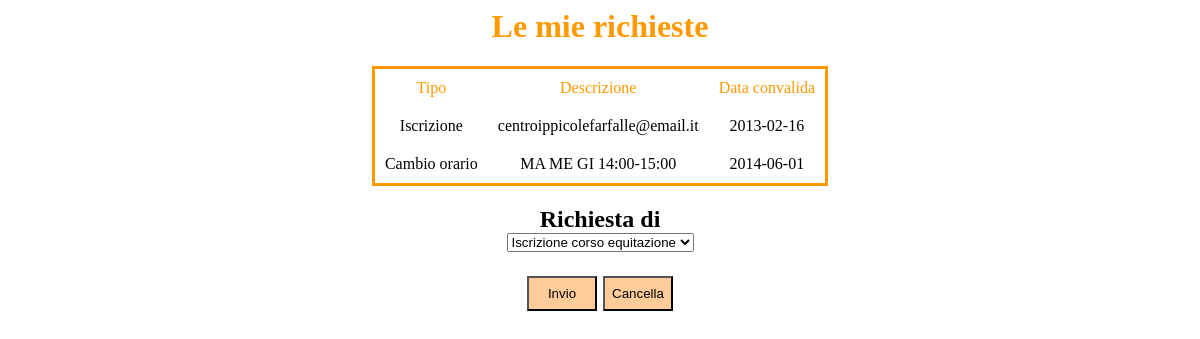
The app's page /richieste.php (signed in) with its own data.
### tables this page shows
CREATE TABLE `Richieste` (
	`CodRichiesta` INT AUTO_INCREMENT,
	`TipoRichiesta` VARCHAR(40) NOT NULL,
	`Descrizione` VARCHAR(40) NOT NULL,
	`CodUtente` CHAR(16) NOT NULL,
	`CodAmm` CHAR(16),
	`DataConvalida` DATE,
	PRIMARY KEY(CodRichiesta),
	FOREIGN KEY(CodUtente) REFERENCES UtentiRegistrati(CodiceFiscale) ON DELETE CASCADE,
	FOREIGN KEY(CodAmm) REFERENCES Amministratori(CodAmm)
	);

### richieste.php (the view, shortened to what this page needs)
<html>
	<body>
		<div id="centrale">
			<h1 class="head">Le mie richieste</h1>
			<?php
				require("connect.php");
				$codfiscale=$_SESSION['utente'];
				$permessi=$_SESSION['permessi'];
				if ($permessi=="agonistici" or $permessi="mezzafida" or $permessi=="allievi" or $permessi=="stallieri" or $permessi=="istruttori"){
					$s="SELECT TipoRichiesta,Descrizione, CodAmm, DataConvalida FROM Richieste WHERE CodUtente='".$codfiscale."';";
					$result=mysqli_query($conn,$s);
					if (mysqli_num_rows($result)==0){
						echo "Non hai nessuna richiesta!";
					}else{
			?>
						<p>
						<table border="1" align="center">
						<tr>
							<td style="color: #FF9900;"><center>Tipo</center></td>
							<td style="color: #FF9900;"><center>Descrizione</center></td>
							<td style="color: #FF9900;"><center>Data convalida</center></td>
						</tr>
			<?php
						while($row=mysqli_fetch_array($result)){
							echo "<tr>";
								echo "<td><center>".$row['TipoRichiesta']."</center></td>";
								echo "<td><center>".$row['Descrizione']."</center></td>";
								if ($row['DataConvalida']!=""){
									echo "<td><center>".$row['DataConvalida']."</center></td>";
								}else if($row['DataConvalida']=="" && $row['CodAmm']==""){
									echo "<td><center>In attesa</center></td>";
								}else if($row['DataConvalida']=="" && $row['CodAmm']!=""){
									echo "<td><center>Rifiutata</center></td>";
								}
							echo "</tr>";
						}
						echo "</table>";
					}
					if ($_SERVER['REQUEST_METHOD'] != 'POST'){
			?>
						<form action="richieste.php" method="post">
							<p>
							<h2>Richiesta di<br>
							<select name="richiesta">
								<option value="iscr">Iscrizione corso equitazione
								<option value="caor">Cambio orario
							</select>
							</p>
							<p>
							<input style="width:70px; height:35px; background: #FFCC99; font: italic georgia;" type="submit" name="Invio" value="Invio">
							<input style="width:70px; height:35px; background: #FFCC99; font: italic georgia;" type="reset" name="Cancella" value="Cancella"></p>
						</form>
			<?php
					}
				}else{
			?>
					<h1 class="head"> Non hai i permessi per visualizzare questa pagina</h1>
			<?php
				}
			?>
		</div>
	</body>
</html>

### richieste.php (style rules this page uses)
body { font-family: georgia, verdana; text-align: center; }
h1.head { color: #FF9900; }
table { border: solid 3px #FF9900; border-collapse:collapse; padding: 10px; }
td, tr { border: 0px; padding: 10px; }

### records on screen
richieste: TipoRichiesta "Iscrizione", Descrizione "centroippicolefarfalle@email.it", DataConvalida "2013-02-16"
richieste: TipoRichiesta "Cambio orario", Descrizione "MA ME GI 14:00-15:00", DataConvalida "2014-06-01"
